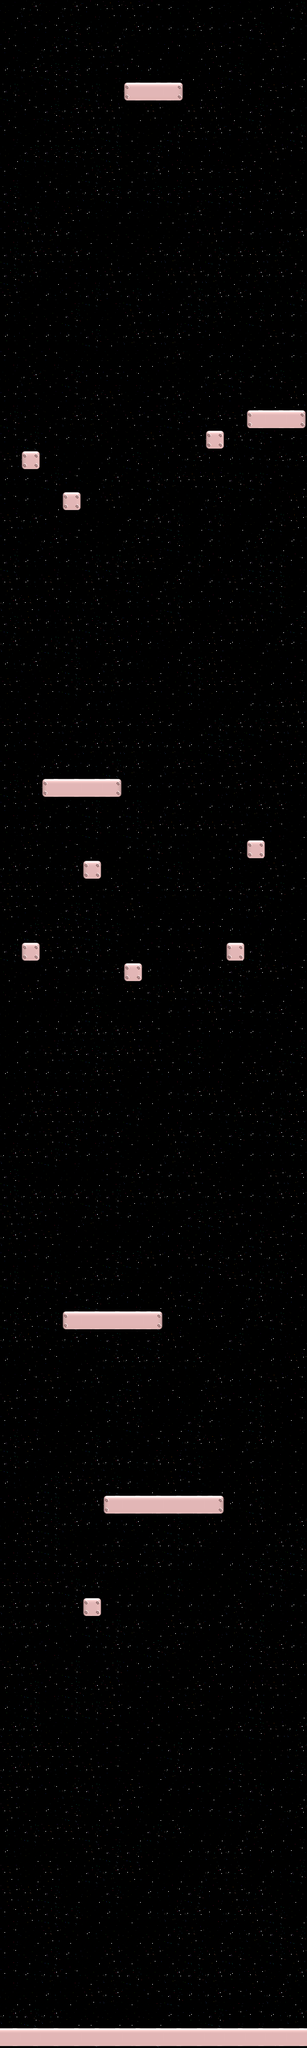

This is a level from a 2D game, rendered from its Tiled map with the project's own tilesets. A one-line summary and the map file follow, with tile-layer data summarised:
An orthogonal 15x100 tile map with 32x32 px tiles, 2 tile layers (background, foreground) and 29 objects.

<map version="1.0" orientation="orthogonal" renderorder="right-up" width="15" height="100" tilewidth="32" tileheight="32" nextobjectid="50">
 <tileset firstgid="1" name="tiledmap_out" tilewidth="32" tileheight="32" spacing="4" margin="2" tilecount="56">
  <image source="tiledmap_out.png" width="288" height="252" />
  <tile id="8">
   <properties>
    <property name="platform" value="" />
   </properties>
  </tile>
  <tile id="9">
   <properties>
    <property name="platform" value="" />
   </properties>
  </tile>
  <tile id="10">
   <properties>
    <property name="platform" value="" />
   </properties>
  </tile>
  <tile id="26">
   <properties>
    <property name="platform" value="" />
   </properties>
  </tile>
  <tile id="27">
   <properties>
    <property name="platform" value="" />
   </properties>
  </tile>
  <tile id="28">
   <properties>
    <property name="platform" value="" />
   </properties>
  </tile>
  <tile id="29">
   <properties>
    <property name="platform" value="" />
   </properties>
  </tile>
 </tileset>
 <layer name="background" width="15" height="100">
  <data>[1500 cells, 1500 non-empty, 7 distinct tile ids]</data>
 </layer>
 <objectgroup color="#aaffff" draworder="index" name="object">
  <object id="2" x="208" y="65" width="64" height="64">
   <properties>
    <property name="goal" value="" />
   </properties>
  </object>
  <object id="8" x="289" y="2570" width="96" height="32">
   <properties>
    <property name="devil" value="" />
   </properties>
  </object>
  <object id="13" x="340" y="2724" width="32" height="32">
   <properties>
    <property name="fish" value="" />
   </properties>
  </object>
  <object id="18" x="231" y="721" width="32" height="32">
   <properties>
    <property name="devil1" value="" />
   </properties>
  </object>
  <object id="21" x="59" y="2657" width="107" height="32">
   <properties>
    <property name="moving_platform" value="" />
   </properties>
  </object>
  <object id="22" x="109" y="2207" width="104" height="32">
   <properties>
    <property name="moving_platform" value="" />
   </properties>
  </object>
  <object id="24" x="49" y="1894" width="68" height="32">
   <properties>
    <property name="moving_platform" value="" />
   </properties>
  </object>
  <object id="25" x="27" y="1728" width="142" height="32">
   <properties>
    <property name="moving_platform" value="" />
   </properties>
  </object>
  <object id="26" x="225" y="1575" width="134" height="32">
   <properties>
    <property name="moving_platform" value="" />
   </properties>
  </object>
  <object id="27" x="113" y="1071" width="160" height="32">
   <properties>
    <property name="moving_platform" value="" />
   </properties>
  </object>
  <object id="28" x="308" y="844" width="105" height="32">
   <properties>
    <property name="moving_platform" value="" />
   </properties>
  </object>
  <object id="29" x="81" y="518" width="91" height="32">
   <properties>
    <property name="moving_platform" value="" />
   </properties>
  </object>
  <object id="31" x="216" y="330" width="101" height="32">
   <properties>
    <property name="moving_platform" value="" />
   </properties>
  </object>
  <object id="32" x="59" y="238" width="64" height="32">
   <properties>
    <property name="moving_platform" value="" />
   </properties>
  </object>
  <object id="33" x="248" y="1408" width="32" height="32">
   <properties>
    <property name="devil" value="" />
   </properties>
  </object>
  <object id="34" x="224" y="1159" width="32" height="32">
   <properties>
    <property name="devil1" value="" />
   </properties>
  </object>
  <object id="35" x="333" y="964" width="32" height="32">
   <properties>
    <property name="fish" value="" />
   </properties>
  </object>
  <object id="37" x="351" y="186" width="32" height="32">
   <properties>
    <property name="fish" value="" />
   </properties>
  </object>
  <object id="38" x="18" y="2818" width="76" height="32">
   <properties>
    <property name="moving_platform" value="" />
   </properties>
  </object>
  <object id="39" x="278" y="2148" width="72" height="32">
   <properties>
    <property name="moving_platform" value="" />
   </properties>
  </object>
  <object id="40" x="228" y="2074" width="32" height="32">
   <properties>
    <property name="devil1" value="" />
   </properties>
  </object>
  <object id="41" x="296" y="1658" width="32" height="32">
   <properties>
    <property name="devil1" value="" />
   </properties>
  </object>
  <object id="42" x="113" y="629" width="32" height="32">
   <properties>
    <property name="devil1" value="" />
   </properties>
  </object>
  <object id="43" x="306.5" y="466" width="130.5" height="32">
   <properties>
    <property name="moving_platform" value="" />
   </properties>
  </object>
  <object id="44" x="353" y="303" width="32" height="32">
   <properties>
    <property name="fish" value="" />
   </properties>
  </object>
  <object id="45" x="316" y="1239" width="32" height="32">
   <properties>
    <property name="fish" value="" />
   </properties>
  </object>
  <object id="47" x="317" y="1906" width="32" height="32">
   <properties>
    <property name="fish" value="" />
   </properties>
  </object>
  <object id="48" x="218" y="2407" width="32" height="32">
   <properties>
    <property name="fish" value="" />
   </properties>
  </object>
  <object id="49" x="202" y="3059" width="76" height="32">
   <properties>
    <property name="moving_platform" value="" />
   </properties>
  </object>
 </objectgroup>
 <layer name="foreground" width="15" height="100">
  <data>[1500 cells, 286 non-empty, 5 distinct tile ids]</data>
 </layer>
</map>
